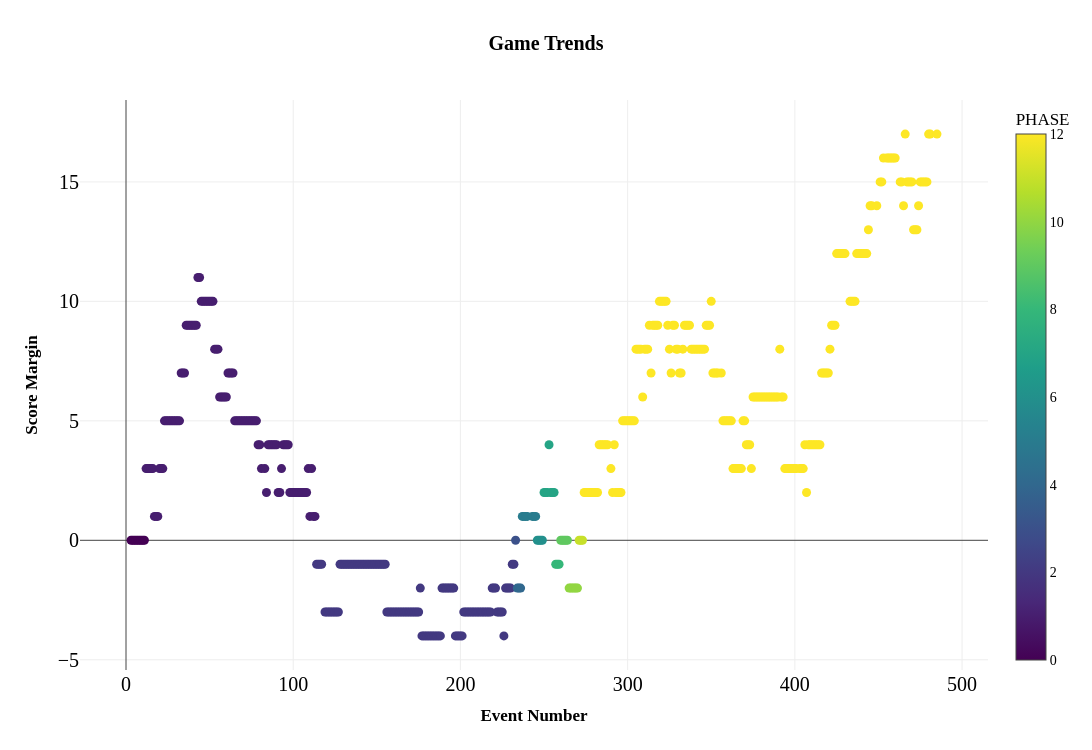

Write notebook code for a chart like this one.
### Code cell
fig=px.scatter(test, 
        x="EVENTNUM", 
        y="SCOREMARGIN", 
        color='PHASE', 
        # color_continuous_scale=px.colors.sequential.Jet,
        # size='PHASE',
        template="presentation",
        # symbol='MATCHUP', 
        title='<b>Game Trends</b>',
        hover_data=['PCTIMESTRING','SCORE', 'GAME_DATE', 'Season', 'Event_Type', 'HOMEDESCRIPTION', 'VISITORDESCRIPTION','PLAYER1_NAME','PLAYER2_NAME'], 
        height=750, width=1600,
        )

fig.update_layout(
    yaxis = dict(tickfont = dict(size=20)),
    xaxis = dict(tickfont = dict(size=20)),

    xaxis_title="<b>Event Number</b>",
    yaxis_title="<b>Score Margin</b>",

    font=dict(
        family="PT Sans Narrow",
        size=14,
        color="Black"
    ),

    title_x=0.5,

    hoverlabel=dict(
        bgcolor="white",
        font_size=16,
        font_family="PT Sans Narrow"
    ),
    )
# fig.update_traces(marker=dict(size=5)) # Adjust 'size' to your desired value (in pixels)

fig.show()

### Figure 1 — Plotly figure (JSON) as saved in the notebook; plotly's stock layout.template omitted (floating-point values rounded to 4 significant figures; data arrays with more than 128 entries replaced by an {"elided": "..."} marker saying what was removed)
{"data": [{"customdata": {"elided": "465x9 str values"}, "hovertemplate": "EVENTNUM=%{x}<br>SCOREMARGIN=%{y}<br>PCTIMESTRING=%{customdata[0]}<br>SCORE=%{customdata[1]}<br>GAME_DATE=%{customdata[2]}<br>Season=%{customdata[3]}<br>Event_Type=%{customdata[4]}<br>HOMEDESCRIPTION=%{customdata[5]}<br>VISITORDESCRIPTION=%{customdata[6]}<br>PLAYER1_NAME=%{customdata[7]}<br>PLAYER2_NAME=%{customdata[8]}<br>PHASE=%{marker.color}<extra></extra>", "legendgroup": "", "marker": {"color": {"elided": "465 int values"}, "coloraxis": "coloraxis", "symbol": "circle"}, "mode": "markers", "name": "", "orientation": "v", "showlegend": false, "type": "scatter", "x": {"elided": "465 int values"}, "xaxis": "x", "y": {"elided": "465 int values"}, "yaxis": "y"}], "layout": {"coloraxis": {"colorbar": {"title": {"text": "PHASE"}}, "colorscale": [[0, "#440154"], [0.1111, "#482878"], [0.2222, "#3e4989"], [0.3333, "#31688e"], [0.4444, "#26828e"], [0.5556, "#1f9e89"], [0.6667, "#35b779"], [0.7778, "#6ece58"], [0.8889, "#b5de2b"], [1, "#fde725"]]}, "font": {"color": "Black", "family": "PT Sans Narrow", "size": 14}, "height": 750, "hoverlabel": {"bgcolor": "white", "font": {"family": "PT Sans Narrow", "size": 16}}, "legend": {"tracegroupgap": 0}, "title": {"text": "<b>Game Trends</b>", "x": 0.5}, "width": 1600, "xaxis": {"anchor": "y", "domain": [0, 1], "tickfont": {"size": 20}, "title": {"text": "<b>Event Number</b>"}}, "yaxis": {"anchor": "x", "domain": [0, 1], "tickfont": {"size": 20}, "title": {"text": "<b>Score Margin</b>"}}}}
